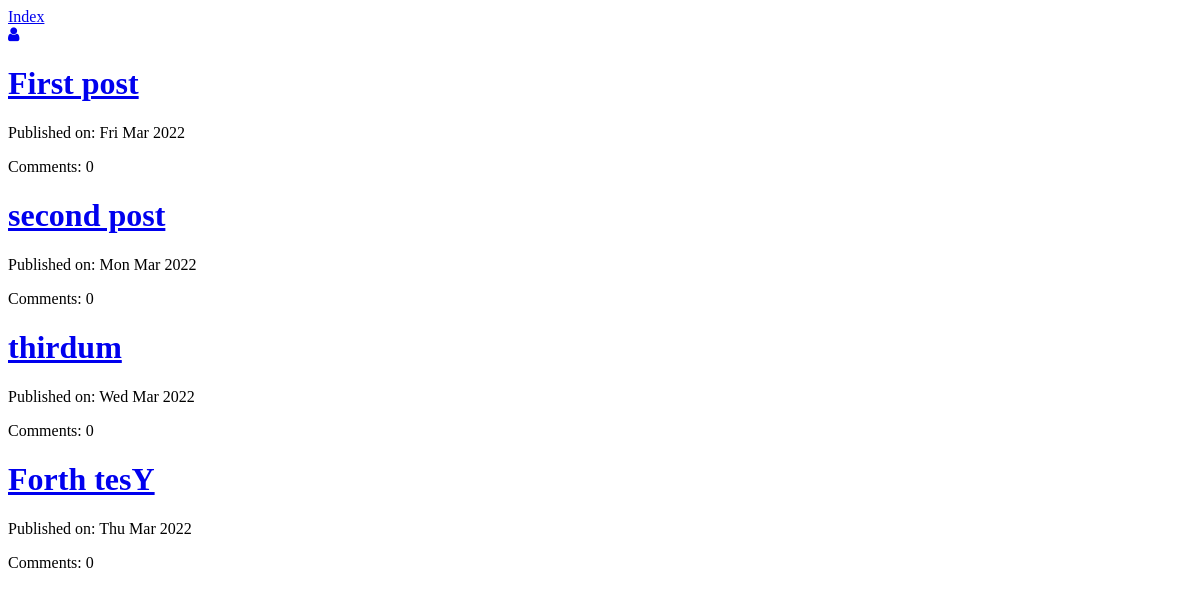
/, run on an earlier commit of the app's database.
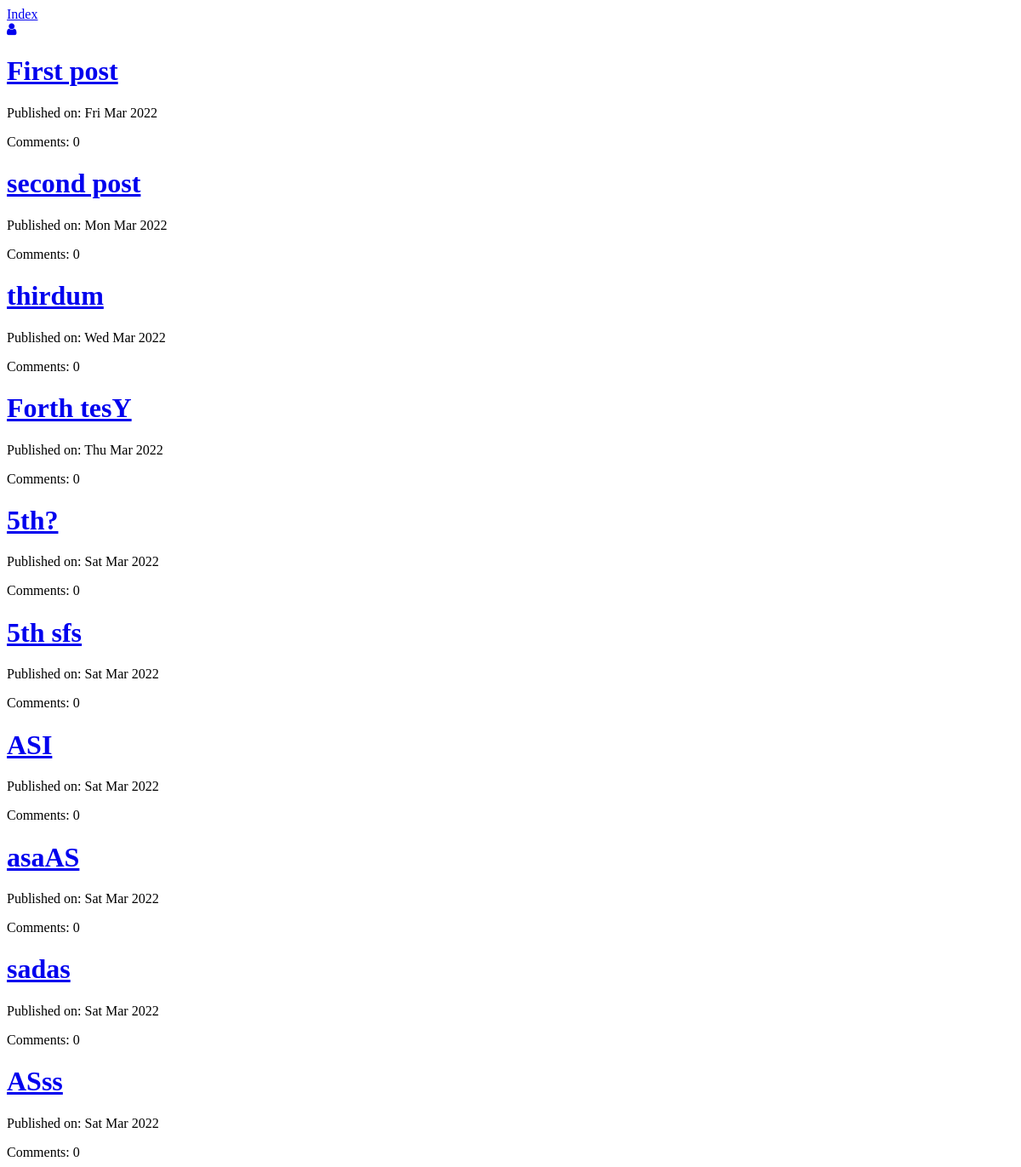
And on a later commit of the database.
### blog/models.py (models this page shows, shortened)
class Post(models.Model):
    author = models.ForeignKey('auth.User', on_delete=models.CASCADE)
    title = models.CharField(max_length=200)
    text = models.TextField()
    created_date = models.DateTimeField(default=timezone.now, blank=True)
    slug = models.SlugField(unique=True, blank=True, default='autogenerated-slug')

### blog/views.py (the view)
# urls.py: path('', views.PostListView.as_view(), name='post_list'),
class PostListView(generic.ListView):
    model = Post

### blog/templates/blog/post_list.html
{% extends 'blog/base.html' %}
{% block content %}
<div class="centerstage">
    {% for post in post_list %}
        <div class="post">
            <h1><a href="{% url 'blog:post_detail' post.slug %}">
                {{ post.title }}
            </a></h1>
            <div class="date">
                <p>Published on: {{ post.created_date|date:"D M Y"}}</p>
            </div>
            <span>Comments: {{ post.comments.count }}</span>
        </div>
    {% endfor %}
</div>
{% endblock %}

What changed in the data, as far as the page shows it:
added Post: title "5th?", created_date "Sat Mar 2022", comments.count "0"
added Post: title "5th sfs", created_date "Sat Mar 2022", comments.count "0"
added Post: title "ASI", created_date "Sat Mar 2022", comments.count "0"
added Post: title "asaAS", created_date "Sat Mar 2022", comments.count "0"
added Post: title "sadas", created_date "Sat Mar 2022", comments.count "0"
added Post: title "ASss", created_date "Sat Mar 2022", comments.count "0"
